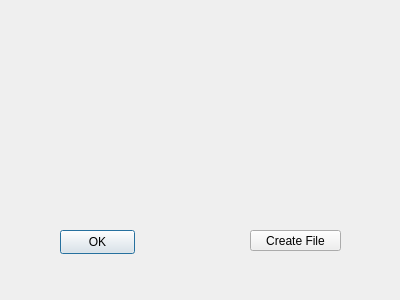
<?xml version="1.0" encoding="UTF-8"?>
<ui version="4.0">
 <class>Dialog</class>
 <widget class="QDialog" name="Dialog">
  <property name="geometry">
   <rect>
    <x>0</x>
    <y>0</y>
    <width>400</width>
    <height>300</height>
   </rect>
  </property>
  <property name="windowTitle">
   <string>Dialog</string>
  </property>
  <widget class="QPushButton" name="confirm_btn">
   <property name="geometry">
    <rect>
     <x>60</x>
     <y>230</y>
     <width>75</width>
     <height>24</height>
    </rect>
   </property>
   <property name="text">
    <string>OK</string>
   </property>
  </widget>
  <widget class="QPushButton" name="create_btn">
   <property name="geometry">
    <rect>
     <x>250</x>
     <y>230</y>
     <width>91</width>
     <height>21</height>
    </rect>
   </property>
   <property name="text">
    <string>Create File</string>
   </property>
  </widget>
 </widget>
 <resources/>
 <connections/>
</ui>
